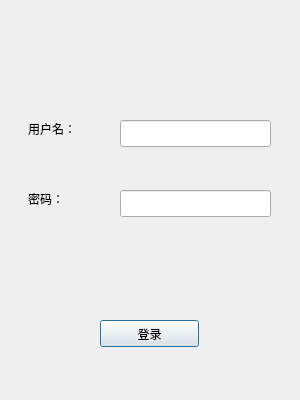
<?xml version="1.0" encoding="UTF-8"?>
<ui version="4.0">
 <class>Login</class>
 <widget class="QDialog" name="Login">
  <property name="geometry">
   <rect>
    <x>0</x>
    <y>0</y>
    <width>300</width>
    <height>400</height>
   </rect>
  </property>
  <property name="minimumSize">
   <size>
    <width>300</width>
    <height>400</height>
   </size>
  </property>
  <property name="maximumSize">
   <size>
    <width>300</width>
    <height>400</height>
   </size>
  </property>
  <property name="windowTitle">
   <string>登陆</string>
  </property>
  <widget class="QPushButton" name="pushButton">
   <property name="geometry">
    <rect>
     <x>100</x>
     <y>320</y>
     <width>99</width>
     <height>27</height>
    </rect>
   </property>
   <property name="text">
    <string>登录</string>
   </property>
  </widget>
  <widget class="QLabel" name="label_2">
   <property name="geometry">
    <rect>
     <x>28</x>
     <y>190</y>
     <width>68</width>
     <height>17</height>
    </rect>
   </property>
   <property name="text">
    <string>密码：</string>
   </property>
  </widget>
  <widget class="QLineEdit" name="lineEdit_2">
   <property name="geometry">
    <rect>
     <x>120</x>
     <y>190</y>
     <width>151</width>
     <height>27</height>
    </rect>
   </property>
   <property name="echoMode">
    <enum>QLineEdit::Password</enum>
   </property>
  </widget>
  <widget class="QLabel" name="label">
   <property name="geometry">
    <rect>
     <x>28</x>
     <y>120</y>
     <width>68</width>
     <height>17</height>
    </rect>
   </property>
   <property name="text">
    <string>用户名：</string>
   </property>
  </widget>
  <widget class="QLineEdit" name="lineEdit">
   <property name="geometry">
    <rect>
     <x>120</x>
     <y>120</y>
     <width>151</width>
     <height>27</height>
    </rect>
   </property>
  </widget>
 </widget>
 <resources/>
 <connections/>
</ui>
